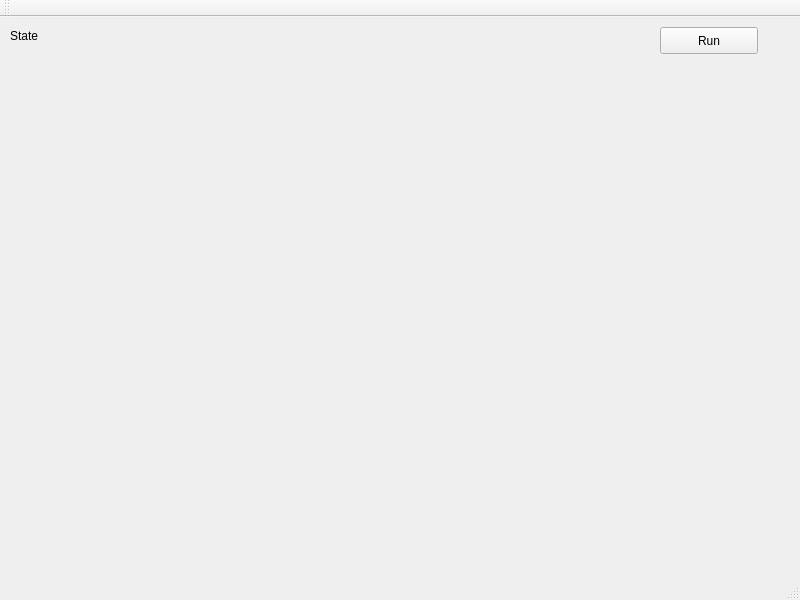
<?xml version="1.0" encoding="UTF-8"?>
<ui version="4.0">
 <class>MainWindow</class>
 <widget class="QMainWindow" name="MainWindow">
  <property name="geometry">
   <rect>
    <x>0</x>
    <y>0</y>
    <width>800</width>
    <height>600</height>
   </rect>
  </property>
  <property name="windowTitle">
   <string>MainWindow</string>
  </property>
  <widget class="QWidget" name="centralWidget">
   <widget class="QPushButton" name="pbRun">
    <property name="geometry">
     <rect>
      <x>660</x>
      <y>10</y>
      <width>98</width>
      <height>27</height>
     </rect>
    </property>
    <property name="text">
     <string>Run</string>
    </property>
   </widget>
   <widget class="QLabel" name="tvState">
    <property name="geometry">
     <rect>
      <x>10</x>
      <y>10</y>
      <width>66</width>
      <height>17</height>
     </rect>
    </property>
    <property name="text">
     <string>State</string>
    </property>
   </widget>
  </widget>
  <widget class="QMenuBar" name="menuBar">
   <property name="geometry">
    <rect>
     <x>0</x>
     <y>0</y>
     <width>800</width>
     <height>25</height>
    </rect>
   </property>
  </widget>
  <widget class="QToolBar" name="mainToolBar">
   <attribute name="toolBarArea">
    <enum>TopToolBarArea</enum>
   </attribute>
   <attribute name="toolBarBreak">
    <bool>false</bool>
   </attribute>
  </widget>
  <widget class="QStatusBar" name="statusBar"/>
 </widget>
 <layoutdefault spacing="6" margin="11"/>
 <resources/>
 <connections/>
</ui>
